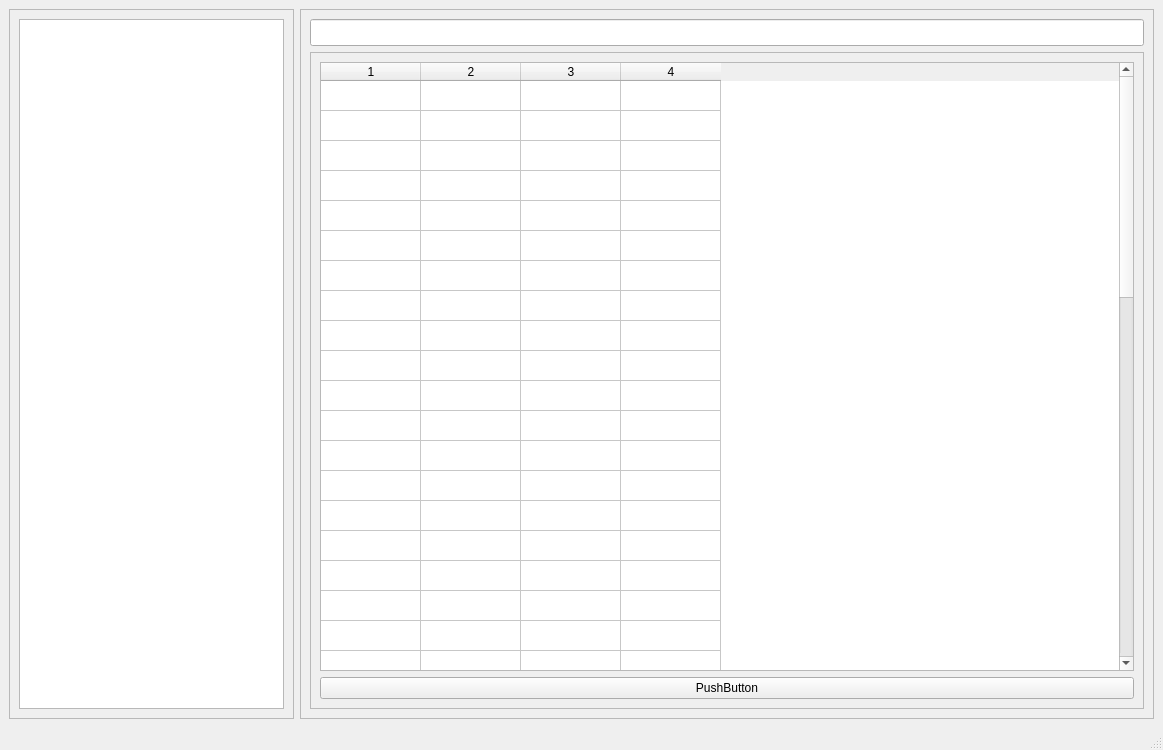
<?xml version="1.0" encoding="UTF-8"?>
<ui version="4.0">
 <class>BeaconDecoder</class>
 <widget class="QMainWindow" name="BeaconDecoder">
  <property name="geometry">
   <rect>
    <x>0</x>
    <y>0</y>
    <width>1163</width>
    <height>750</height>
   </rect>
  </property>
  <property name="minimumSize">
   <size>
    <width>413</width>
    <height>0</height>
   </size>
  </property>
  <property name="windowTitle">
   <string>Beacon Decoder</string>
  </property>
  <property name="layoutDirection">
   <enum>Qt::LeftToRight</enum>
  </property>
  <widget class="QWidget" name="centralwidget">
   <layout class="QVBoxLayout" name="verticalLayout_4">
    <item>
     <layout class="QHBoxLayout" name="horizontalLayout_2">
      <item>
       <widget class="QScrollArea" name="scrollArea_2">
        <property name="sizePolicy">
         <sizepolicy hsizetype="Preferred" vsizetype="Preferred">
          <horstretch>1</horstretch>
          <verstretch>0</verstretch>
         </sizepolicy>
        </property>
        <property name="minimumSize">
         <size>
          <width>1</width>
          <height>0</height>
         </size>
        </property>
        <property name="maximumSize">
         <size>
          <width>16777215</width>
          <height>16777215</height>
         </size>
        </property>
        <property name="widgetResizable">
         <bool>true</bool>
        </property>
        <widget class="QWidget" name="scrollAreaWidgetContents_2">
         <property name="geometry">
          <rect>
           <x>0</x>
           <y>0</y>
           <width>282</width>
           <height>687</height>
          </rect>
         </property>
         <layout class="QVBoxLayout" name="verticalLayout_2">
          <item>
           <widget class="QListWidget" name="hexlist"/>
          </item>
         </layout>
        </widget>
       </widget>
      </item>
      <item>
       <widget class="QFrame" name="frame">
        <property name="sizePolicy">
         <sizepolicy hsizetype="Preferred" vsizetype="Preferred">
          <horstretch>3</horstretch>
          <verstretch>0</verstretch>
         </sizepolicy>
        </property>
        <property name="minimumSize">
         <size>
          <width>1</width>
          <height>0</height>
         </size>
        </property>
        <property name="frameShape">
         <enum>QFrame::StyledPanel</enum>
        </property>
        <property name="frameShadow">
         <enum>QFrame::Raised</enum>
        </property>
        <layout class="QVBoxLayout" name="verticalLayout">
         <item>
          <widget class="QLineEdit" name="hexLineEdit">
           <property name="sizePolicy">
            <sizepolicy hsizetype="Expanding" vsizetype="Fixed">
             <horstretch>0</horstretch>
             <verstretch>1</verstretch>
            </sizepolicy>
           </property>
           <property name="minimumSize">
            <size>
             <width>478</width>
             <height>0</height>
            </size>
           </property>
           <property name="font">
            <font>
             <pointsize>12</pointsize>
             <weight>75</weight>
             <bold>true</bold>
            </font>
           </property>
          </widget>
         </item>
         <item>
          <widget class="QScrollArea" name="scrollArea">
           <property name="sizePolicy">
            <sizepolicy hsizetype="Expanding" vsizetype="Expanding">
             <horstretch>0</horstretch>
             <verstretch>1</verstretch>
            </sizepolicy>
           </property>
           <property name="minimumSize">
            <size>
             <width>0</width>
             <height>250</height>
            </size>
           </property>
           <property name="maximumSize">
            <size>
             <width>16777215</width>
             <height>16777211</height>
            </size>
           </property>
           <property name="widgetResizable">
            <bool>true</bool>
           </property>
           <widget class="QWidget" name="scrollAreaWidgetContents">
            <property name="geometry">
             <rect>
              <x>0</x>
              <y>0</y>
              <width>831</width>
              <height>636</height>
             </rect>
            </property>
            <layout class="QHBoxLayout" name="horizontalLayout">
             <item>
              <layout class="QVBoxLayout" name="verticalLayout_3">
               <item>
                <widget class="QTableWidget" name="tableWidget">
                 <property name="rowCount">
                  <number>50</number>
                 </property>
                 <property name="columnCount">
                  <number>4</number>
                 </property>
                 <attribute name="horizontalHeaderVisible">
                  <bool>true</bool>
                 </attribute>
                 <attribute name="verticalHeaderVisible">
                  <bool>false</bool>
                 </attribute>
                 <row/>
                 <row/>
                 <row/>
                 <row/>
                 <row/>
                 <row/>
                 <row/>
                 <row/>
                 <row/>
                 <row/>
                 <row/>
                 <row/>
                 <row/>
                 <row/>
                 <row/>
                 <row/>
                 <row/>
                 <row/>
                 <row/>
                 <row/>
                 <row/>
                 <row/>
                 <row/>
                 <row/>
                 <row/>
                 <row/>
                 <row/>
                 <row/>
                 <row/>
                 <row/>
                 <row/>
                 <row/>
                 <row/>
                 <row/>
                 <row/>
                 <row/>
                 <row/>
                 <row/>
                 <row/>
                 <row/>
                 <row/>
                 <row/>
                 <row/>
                 <row/>
                 <row/>
                 <row/>
                 <row/>
                 <row/>
                 <row/>
                 <row/>
                 <column/>
                 <column/>
                 <column/>
                 <column/>
                </widget>
               </item>
               <item>
                <widget class="QPushButton" name="pushButton">
                 <property name="text">
                  <string>PushButton</string>
                 </property>
                </widget>
               </item>
              </layout>
             </item>
            </layout>
           </widget>
          </widget>
         </item>
        </layout>
       </widget>
      </item>
     </layout>
    </item>
   </layout>
  </widget>
  <widget class="QMenuBar" name="menubar">
   <property name="geometry">
    <rect>
     <x>0</x>
     <y>0</y>
     <width>1163</width>
     <height>21</height>
    </rect>
   </property>
  </widget>
  <widget class="QStatusBar" name="statusbar"/>
 </widget>
 <tabstops>
  <tabstop>hexLineEdit</tabstop>
 </tabstops>
 <resources/>
 <connections/>
</ui>
